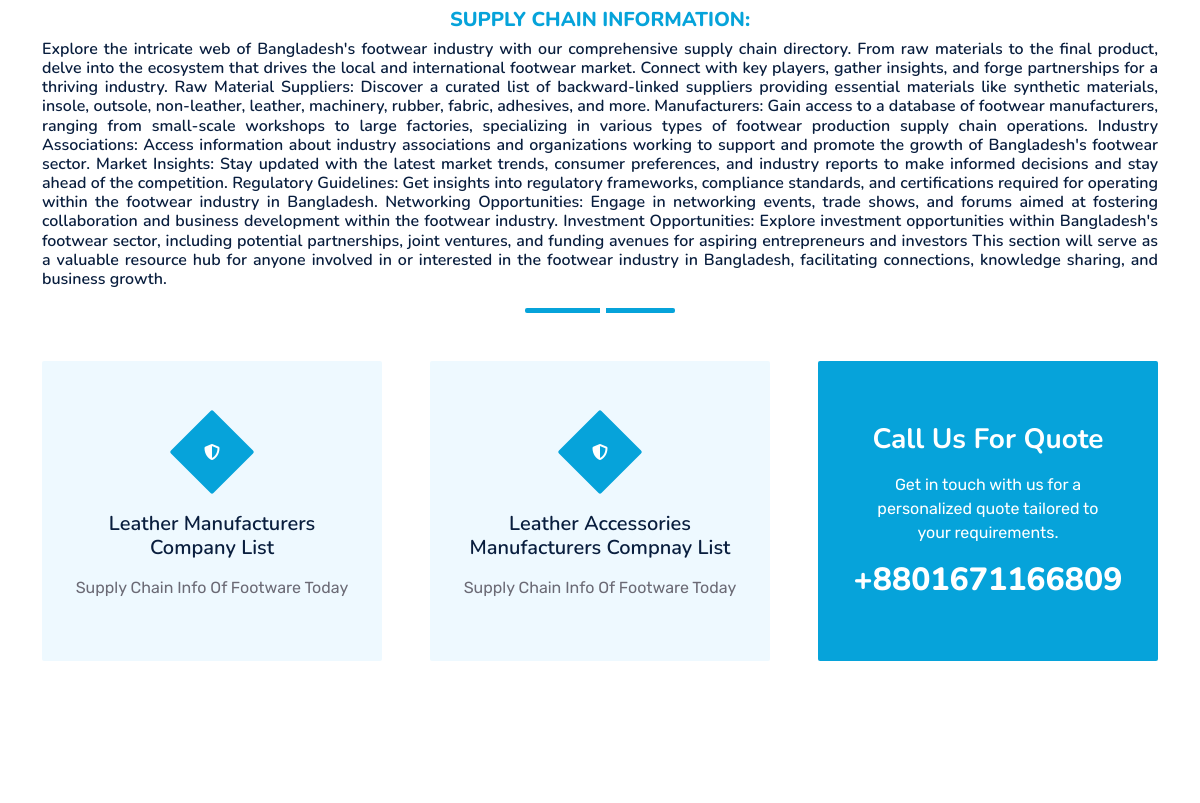
Before: /supply_chain/ (middle part) with the older database file.
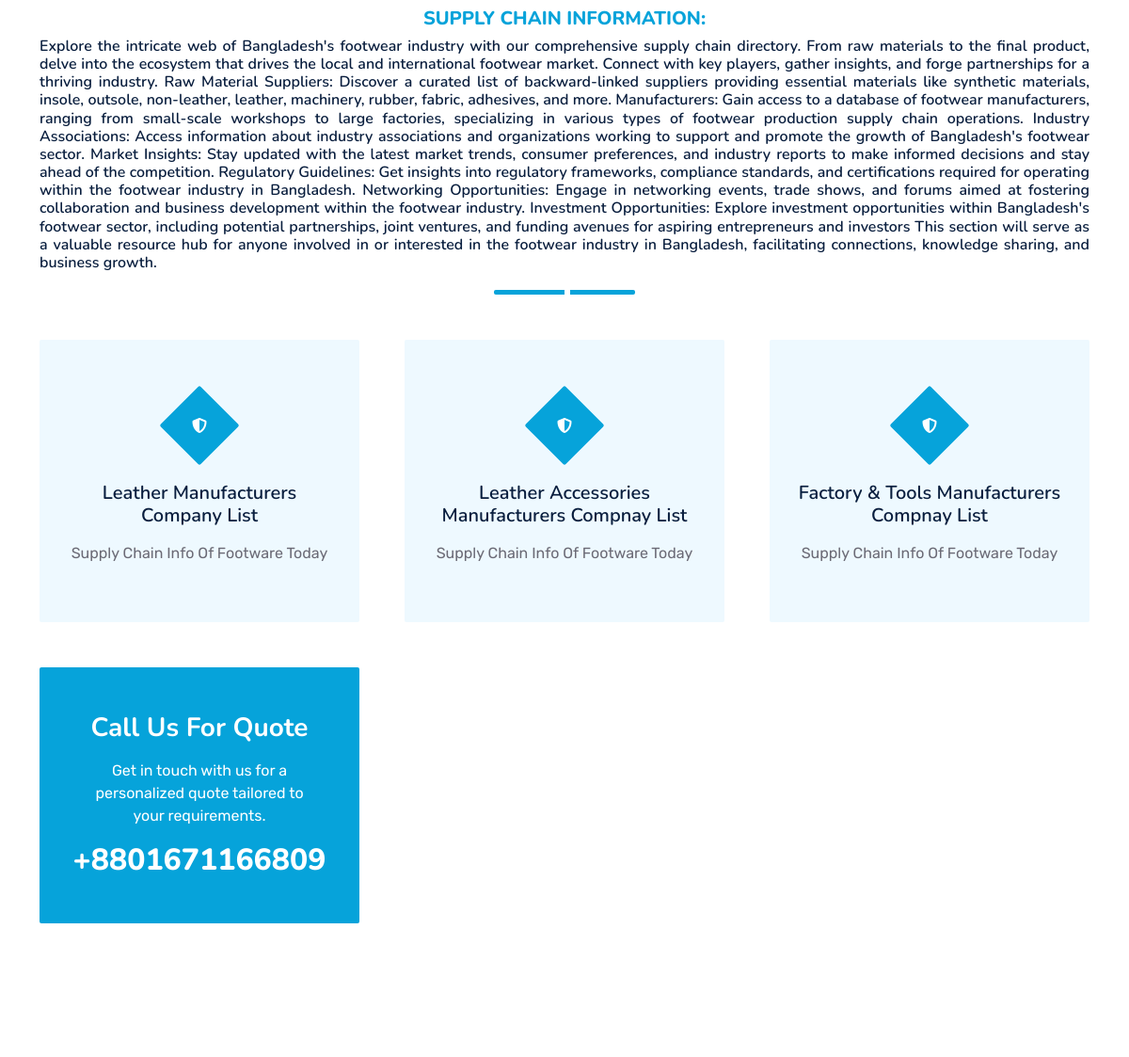
After: the same page with the newer database file.
### service/models.py (models this page shows, shortened)
class Category(models.Model):
    category_name = models.CharField(max_length = 50, unique = True)
    slug = models.SlugField(max_length=200, unique=True)

### service/views.py (the view)
# urls.py: path('supply_chain/', views.supply_chain, name='supply_chain'),
def supply_chain(request):
    categories = Category.objects.all()
    return render(request, 'supply_chain_info.html', {'categories': categories})

### service/templates/supply_chain_info.html (shortened to what this page needs)
{% extends 'index.html' %}
{% block body%}
{% load static %}
<body>
  <div class="container-fluid py-5 wow fadeInUp" data-wow-delay="0.1s">
    <div class="container py-5">
      <div
        class="section-title text-center position-relative pb-3 mb-5 mx-auto"
        style="max-width: 1600px"
      >
        <h5 class="fw-bold text-primary text-uppercase">Supply chain information:</h5>
        <h6 class="text-justify">
       Explore the intricate web of Bangladesh's footwear industry with our comprehensive supply chain directory. From raw materials to the final product, delve into the ecosystem that drives the local and international footwear market. Connect with key players, gather insights, and forge partnerships for a thriving industry.
       Raw Material Suppliers: Discover a curated list of backward-linked suppliers providing essential materials like synthetic materials, insole, outsole, non-leather, leather, machinery, rubber, fabric, adhesives, and more.
       Manufacturers: Gain access to a database of footwear manufacturers, ranging from small-scale workshops to large factories, specializing in various types of footwear production supply chain operations.
       Industry Associations: Access information about industry associations and organizations working to support and promote the growth of Bangladesh's footwear sector.
       Market Insights: Stay updated with the latest market trends, consumer preferences, and industry reports to make informed decisions and stay ahead of the competition.
       Regulatory Guidelines: Get insights into regulatory frameworks, compliance standards, and certifications required for operating within the footwear industry in Bangladesh.
       Networking Opportunities: Engage in networking events, trade shows, and forums aimed at fostering collaboration and business development within the footwear industry.
       Investment Opportunities: Explore investment opportunities within Bangladesh's footwear sector, including potential partnerships, joint ventures, and funding avenues for aspiring entrepreneurs and investors
       This section will serve as a valuable resource hub for anyone involved in or interested in the footwear industry in Bangladesh, facilitating connections, knowledge sharing, and business growth.
</h6>
  </div>
      <div class="row g-5">
        {% for category in categories %}
        <div class="col-lg-4 col-md-6 wow zoomIn" data-wow-delay="0.3s">
          <div
            class="service-item bg-light rounded d-flex flex-column align-items-center justify-content-center text-center"
          >
            <div class="service-icon">
              <i class="fa fa-shield-alt text-white"></i>
            </div>
            <h5 class="mb-3">{{ category.category_name }}</h5>
            <p class="m-0">
              Supply Chain Info Of Footware Today
            </p>
          </div>
        </div>
       {% endfor %}
        <div class="col-lg-4 col-md-6 wow zoomIn" data-wow-delay="0.9s">
          <div
            class="position-relative bg-primary rounded h-100 d-flex flex-column align-items-center justify-content-center text-center p-5"
          >
            <h3 class="text-white mb-3">Call Us For Quote</h3>
            <p class="text-white mb-3">
              Get in touch with us for a personalized quote tailored to your
              requirements.
            </p>
            <h2 class="text-white mb-0">+8801671166809</h2>
          </div>
        </div>
         </div>
    </div>
  </div>
{% endblock %}

Changed rows visible on the page:
added Category: category_name "Factory & Tools Manufacturers Compnay List"
